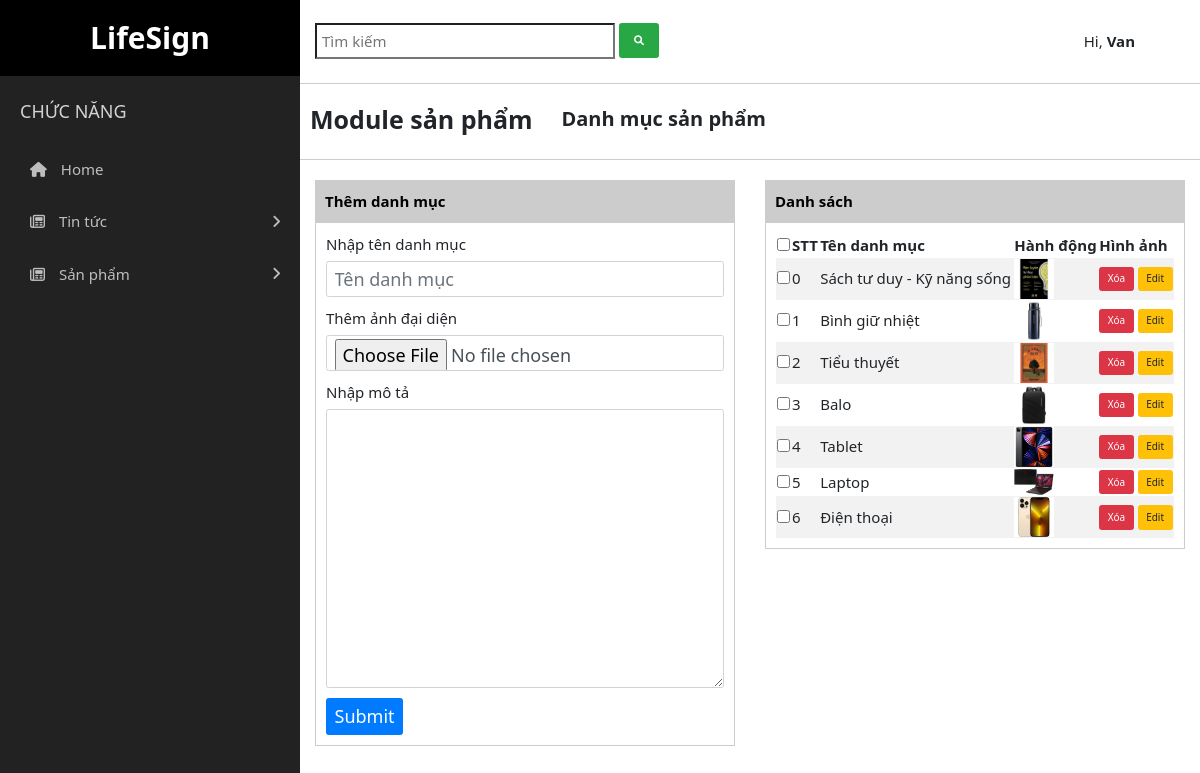
The page /admin.php?c=san_pham&a=add_danh_muc (signed in) on the database its author committed.
### tables this page shows
CREATE TABLE `danhmuc_sp` (
  `Id_dm_sp` int(11) NOT NULL,
  `tieu_de` varchar(255) NOT NULL,
  `noi_dung` text NOT NULL,
  `img` varchar(255) NOT NULL
);

### admin/controller/san_phamController.php (called while the page is built, shortened)
<?php
class san_phamController
{
    private $dm_san_phamModel;
    function __construct()
    {
        $this->dm_san_phamModel = model('dm_san_phamModel');
    }
    public function add_danh_muc()
    {
        $isSuccess = false;
        $list_dm_sp = $this->list_danh_muc();
        view('san_pham/addView', 'admin', [
            'isSuccess' => $isSuccess,
            'list_dm_sp' => $list_dm_sp
        ]);
    }
    private function list_danh_muc()
    {
        return $this->dm_san_phamModel->get_dm_sp_all();
    }
}

### core/router.php (called while the page is built, shortened)
<?php
function routerAdmin($controller, $action){
    $controllerObj = new $controller();
    $controllerObj->{$action}();
}

### core/DB.php (called while the page is built, shortened)
<?php
class DB
{
    public $con;
    private $severName = 'localhost';
    private $databaseName = 'duan1_nhom3';
    private $userName = 'root';
    private $password = '';
    function __construct()
    {
        $this->con = new mysqli($this->severName, $this->userName, $this->password, $this->databaseName);
    }
    public function getData($sql)
    {
        $datas = $this->con->query($sql);
        return $data = $datas->fetch_all();
    }
}

### model/dm_san_phamModel.php (called while the page is built, shortened)
<?php
class dm_san_phamModel extends DB
{
    function get_dm_sp_all()
    {
        $sql = "SELECT * from danhmuc_sp order by id_dm_sp desc";
        return $this->getData($sql);
    }
}

### admin/view/san_pham/addView.php (the view, shortened to what this page needs)
<div class="listNew">
    <div class="listNew__header">
        <div class="chucNang__header-khung">
            <h3 class="chucNang__header-h3">
                Module sản phẩm
            </h3>
            <div class="chucNang__header-kCn">
                <h4 class="chucNang__header-h4">Danh mục sản phẩm</h4>
            </div>
        </div>
    </div>
    <div class="listNew__main">
        <div class="listNew__item">
            <button class="listNew__btn" type="button">Thêm danh mục</button>
            <div class="listNew__khung">
                <form action="?c=san_pham&a=add_danh_muc" enctype="multipart/form-data" method="post">
                    <div class="form-group">
                        <label>Nhập tên danh mục</label>
                        <input required type="text" class="form-control" placeholder="Tên danh mục" name="tieu_de">
                    </div>
                    <div class="form-group">
                        <label>Thêm ảnh đại diện</label>
                        <input required type="file" class="form-control" name="img">
                    </div>
                    <div class="form-group">
                        <label>Nhập mô tả</label>
                        <textarea required name="noi_dung" id="mota" class="form-control" cols="30" rows="10" class></textarea>
                    </div>
                    <button name="btn-submit-dm" type="submit" class="btn btn-primary">Submit</button>
                </form>
            </div>
        </div>
        <div class="listNew__item">
            <button class="listNew__btn" type="button">Danh sách</button>
            <div class="listNew__khung">
                <table class="table-striped" width="100%">
                    <thead>
                        <tr>
                            <th>
                                <input type="checkbox" name="" id="">
                            </th>
                            <th>STT</th>
                            <th>Tên danh mục</th>
                            <th>Hành động</th>
                            <th>Hình ảnh</th>
                        </tr>
                    </thead>
                    <tbody>
                        <?php
                        foreach ($data['list_dm_sp'] as $key => $value) {
                            echo '
                                <tr>
                                    <td>
                                        <input type="checkbox" name="" id="">
                                    </td>
                                    <td>' . $key++ . '</td>
                                    <td>' . $value[1] . '</td>
                                    <td class="td-img">
                                        <img src="' . URL_PUBLIC . 'site/img/' . $value[3] . '"/>
                                    </td>
                                    <td>
                                        <a href="?c=san_pham&a=delete&id=' . $value[0] . '" class="btn btn-danger">Xóa</a>
                                        <a href="?c=san_pham&a=edit_danh_muc&id=' . $value[0] . '" class="btn btn-warning">Edit</a>
                                    </td>
                                </tr>
                                ';
                        }
                        ?>
                    </tbody>
                </table>
            </div>
        </div>
    </div>
</div>

### public/admin/css/style.css (style rules this page uses)
* { box-sizing: border-box; }
html { font-size: 62.5%; }
body { font-size: 1.5rem; font-family: 'Segoe UI', Tahoma, Geneva, Verdana, sans-serif; font-weight: 400; max-width: 100%; }
div { width: 100%; }
a { text-decoration: none; }
.listNew__header { border-bottom: 1px solid #ccc; padding: 2rem 1rem; }
.chucNang__header-khung { display: flex; align-items: center; }
.chucNang__header-h3 { width: 40%; font-size: 2.5rem; font-weight: 700; }
.chucNang__header-h4 { font-size: 2rem; font-weight: 600; }
.listNew__main { display: flex; align-items: flex-start; }
.listNew__item { max-width: 50%; flex: 0 0 50%; margin-top: 2rem; padding: 0 1.5rem; margin-bottom: 2rem; }
.listNew__btn { border: none; background-color: #ccc; outline: none; padding: 1rem; text-align: left; width: 100%; font-weight: 600; transition: .2s all linear; }
.listNew__khung { padding: 1rem; border: 1px solid #ccc; overflow: hidden; display: block; }
.listNew__khung input, .listNew__khung textarea, .listNew__khung button { font-size: large; }

### admin/view/san_pham/addView.php (style rules this page uses)
.td-img>img { width: 40px; height: auto; }

### rows shown on the page
danhmuc_sp: tieu_de "Sách tư duy - Kỹ năng sống", img (picture)
danhmuc_sp: tieu_de "Bình giữ nhiệt", img (picture)
danhmuc_sp: tieu_de "Tiểu thuyết", img (picture)
danhmuc_sp: tieu_de "Balo", img (picture)
danhmuc_sp: tieu_de "Tablet", img (picture)
danhmuc_sp: tieu_de "Laptop", img (picture)
danhmuc_sp: tieu_de "Điện thoại", img (picture)
